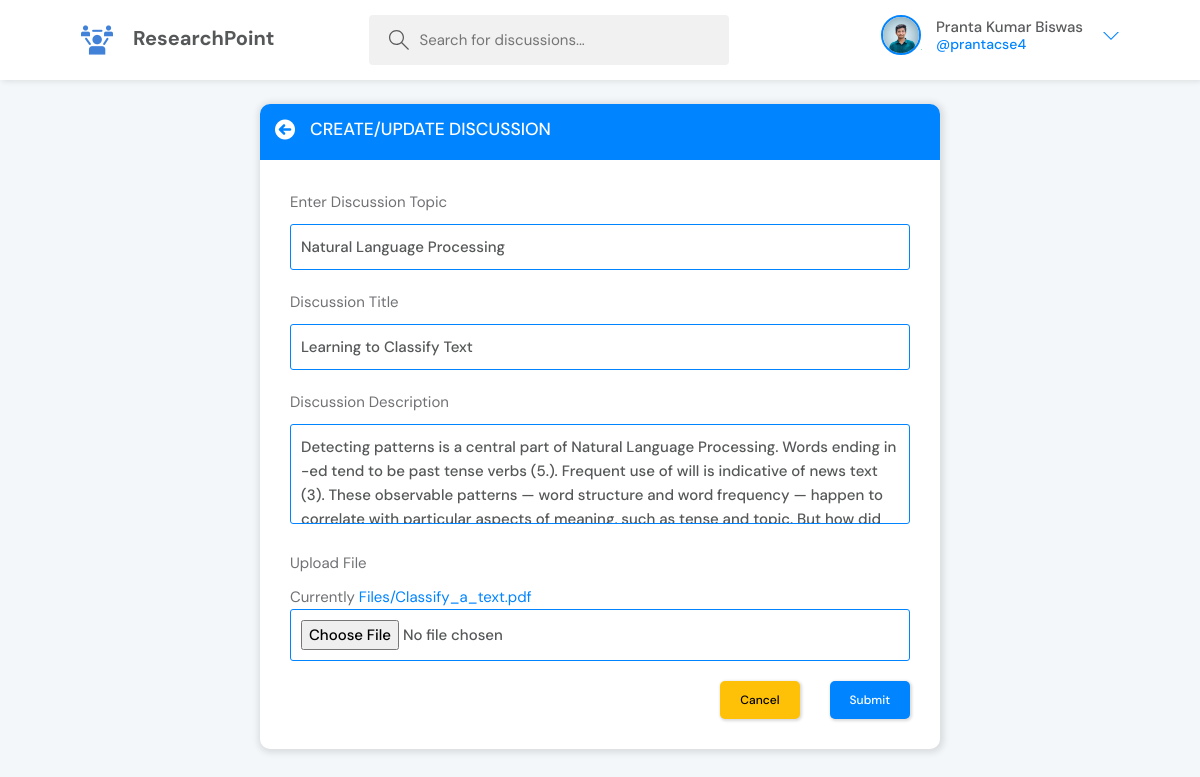
/update-discussion/8 (signed in), run on an earlier commit of the app's database.
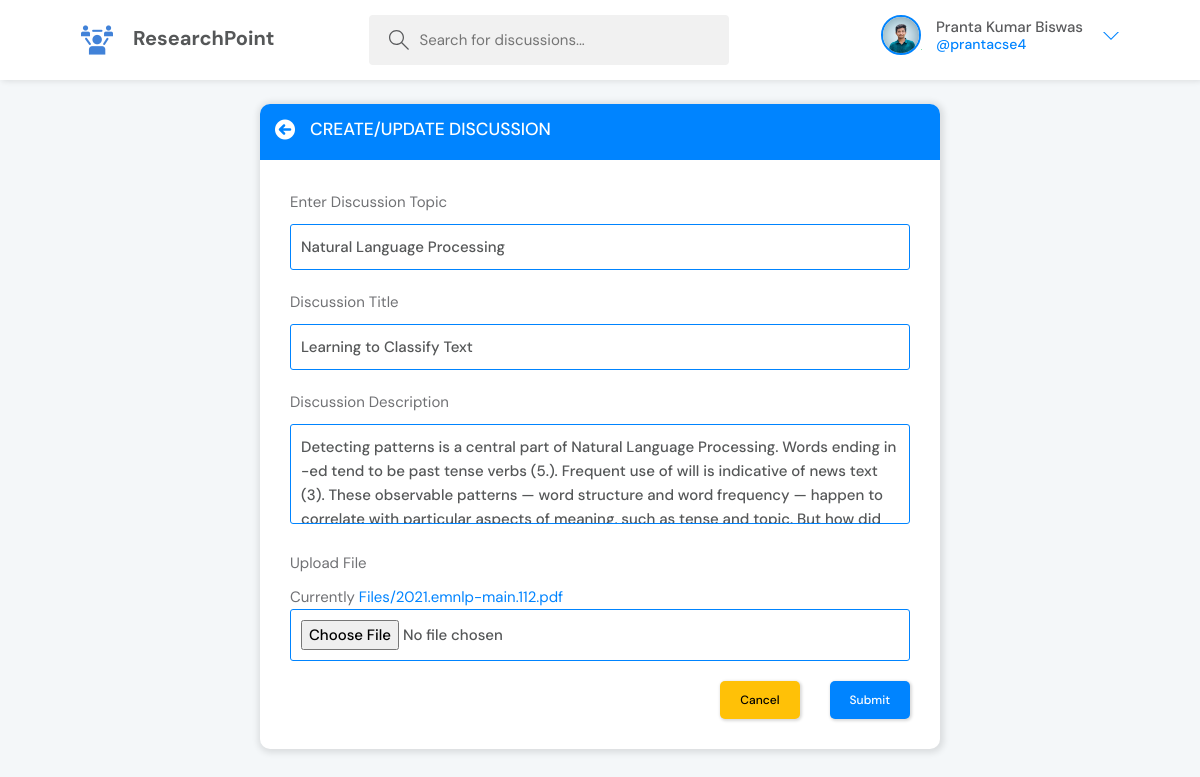
And on a later commit of the database.
### Discussions/models.py (models this page shows, shortened)
class Discussion(models.Model):
    host = models.ForeignKey(User, on_delete=models.SET_NULL, null=True)
    topic = models.ForeignKey(Topic, on_delete=models.SET_NULL, null=True)
    name = models.CharField(max_length=200)
    description = models.TextField(blank=True, null=True)
    file = models.FileField(upload_to='Files', max_length=100,  blank=True, null=True)
    participants = models.ManyToManyField(User, related_name='participants', blank=True)
    update = models.DateTimeField(auto_now=True)
    created =models.DateTimeField(auto_now_add=True)
    class Meta:
        ordering = ('-update', '-created')

class Topic(models.Model):
    name = models.CharField(max_length=200)

### Discussions/views.py (the view, shortened to what this page needs)
# urls.py: path('update-discussion/<str:pk>', views.updatediscussion, name="update-discussion"),
@login_required(login_url='login')
def updatediscussion(request, pk):
    discussion = Discussion.objects.get(pk=pk)
    form = DiscussionForm(instance=discussion)
    topics = Topic.objects.all()
    if request.user != discussion.host:
        return HttpResponse('You are not allowed here !!')
    context = {'form':form, 'topics':topics, 'discussion':discussion}
    return render(request, 'Discussions/discussion_form.html', context)

### Discussions/forms.py
class DiscussionForm(ModelForm):
    class Meta:
        model = Discussion
        fields = '__all__'
        exclude = ['host', 'participants']

### Discussions/templates/Discussions/discussion_form.html (shortened to what this page needs)
{% extends 'main.html' %}
{% block main %}
<main class="create-room layout">
    <div class="container">
        <div class="myLayout">
            <div class="myLayoutHeader">
                <div class="myLayoutTitle">
                    <a href="{% url 'home' %}">
                        <i class="fas fa-arrow-circle-left myback"></i>
                    </a>
                    <h3 class="text-white">Create/Update Discussion</h3>
                </div>
            </div>
            <div class="layout__body">
                {% if request.user.is_researcher == True %}
                <form class="form" action="" method="post" enctype="multipart/form-data">
                {% else %}
                <form class="form" action="" method="post">
                {% endif %}
                        <div class="form__group">
                            <label for="room_topic">Enter Discussion Topic</label>
                            <input type="text" value="{{ discussion.topic.name}}" maxlength="50" name="topic" required
                                list="topic-list">
                        </div>
                        <div class="form__group">
                            <label for="room_name">Discussion Title</label>
                            {{form.name}}
                        </div>
                        <div class="form__group">
                            <label for="room_description">Discussion Description</label>
                            {{form.description}}
                        </div>
                        {% if request.user.is_researcher == True %}
                        <div class="form__group myform">
                            <label for="room_description">Upload File</label>
                            {% if discussion.file %}
                            Currently <a href="{{ discussion.file.url }}">{{ discussion.file }}</a>
                            {% endif %}
                            <input type="file" name="file">
                        </div>
                        {% endif %}
                        <div class="form__action">
                            <a class="btn btn-warning" href="{% url 'home' %}">Cancel</a>
                            <button class="btn btn--main" type="submit">Submit</button>
                        </div>
                    </form>
            </div>
        </div>
    </div>
    <br>
</main>
{% endblock main %}

What changed in the data, as far as the page shows it:
changed Discussion "Learning to Classify Text": file "Files/Classify_a_text.pdf" → "Files/2021.emnlp-main.112.pdf"
